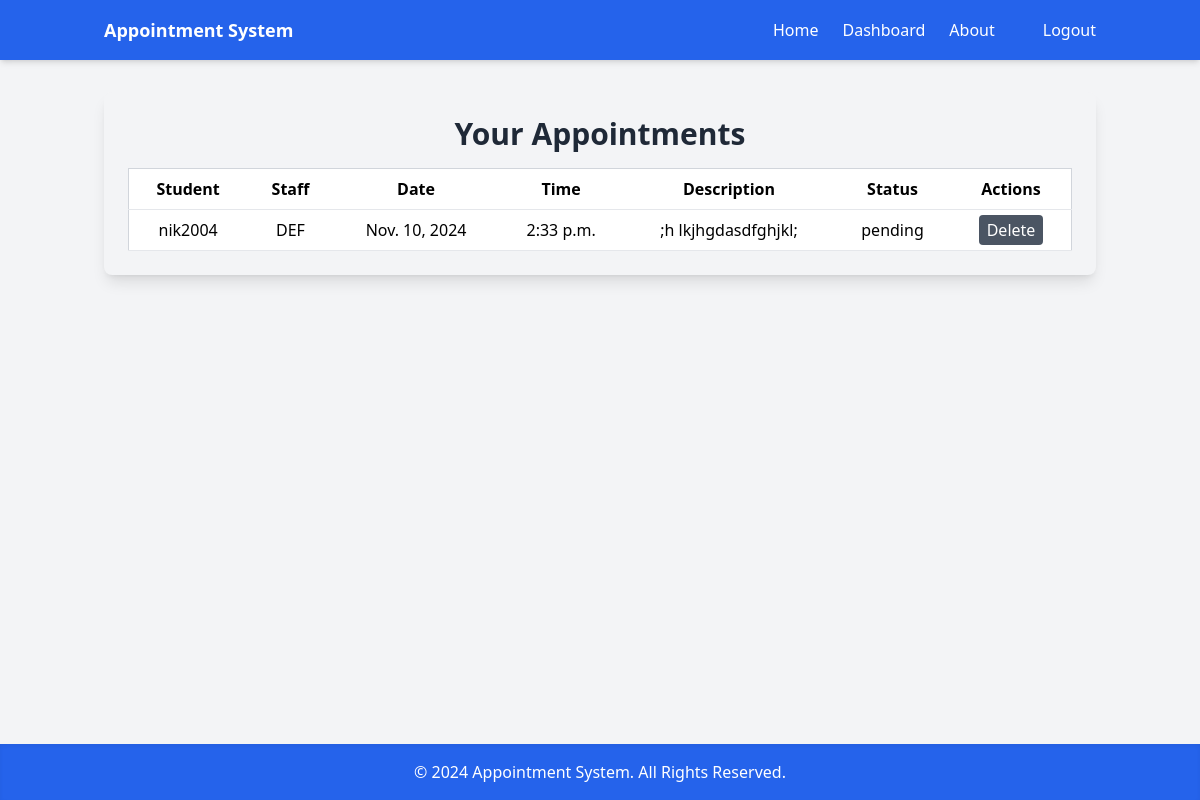
Before: /appointments/view/ (signed in) with the older database file.
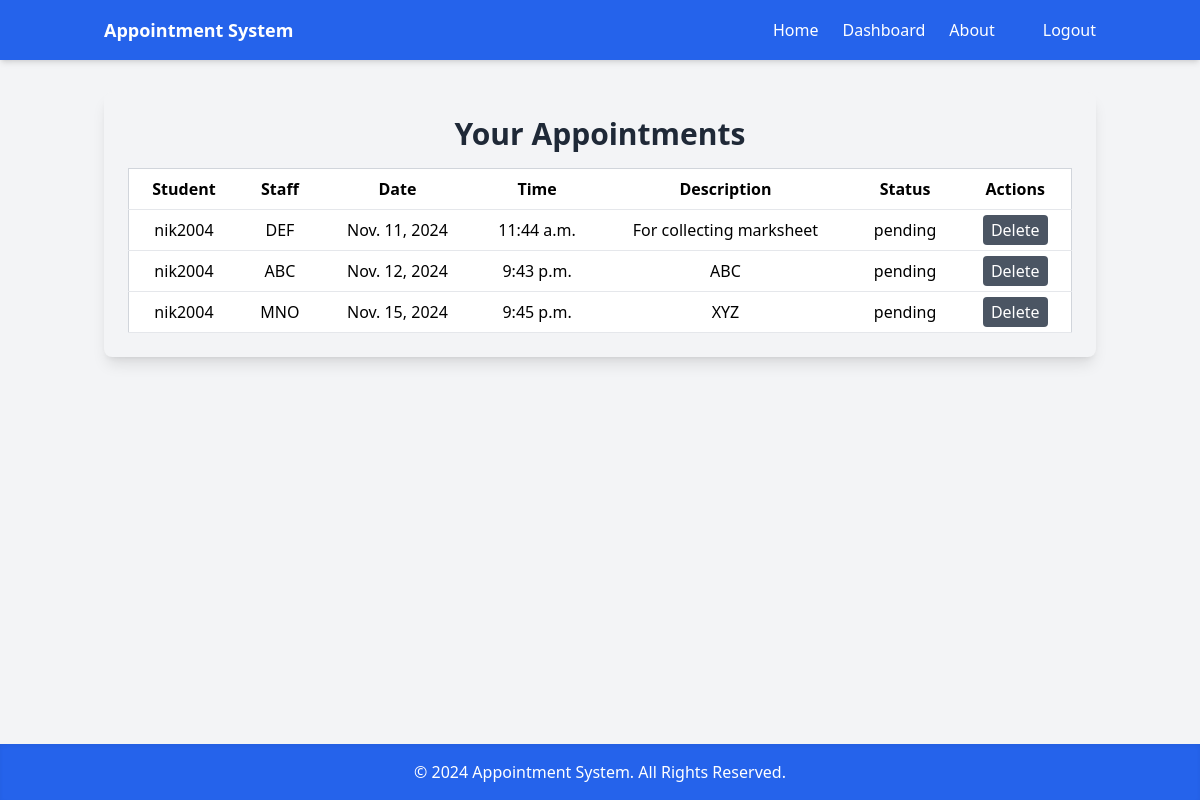
After: the same page with the newer database file.
### appointments/models.py (models this page shows, shortened)
class Appointment(models.Model):
    STATUS_CHOICES = [
        ('pending', 'Pending'),
        ('confirmed', 'Confirmed'),
        ('canceled', 'Canceled'),
        ('completed', 'Completed'),
    ]
    student = models.ForeignKey(User, on_delete=models.CASCADE, related_name='appointments')
    staff = models.ForeignKey('Staff', on_delete=models.CASCADE, related_name='staff_appointments')
    appointment_date = models.DateField()
    appointment_time = models.TimeField()
    description = models.TextField(blank=True, null=True)
    status = models.CharField(max_length=20, choices=STATUS_CHOICES, default='pending')
    class Meta:
        unique_together = (('student', 'staff', 'appointment_date', 'appointment_time'),)

class Staff(models.Model):
    user = models.OneToOneField(User, on_delete=models.CASCADE)
    name = models.CharField(max_length=100)
    department = models.CharField(max_length=100)
    email = models.EmailField(unique=True)
    phone_number = models.CharField(max_length=15, null=True, blank=True)

### appointments/views/appointments.py (the view)
# urls.py: path('view/', view_appointments, name='view_appointments'),
@login_required
def view_appointments(request):
    if request.user.is_staff:
        try:
            staff = Staff.objects.get(user=request.user)
            appointments = Appointment.objects.filter(staff=staff)
        except Staff.DoesNotExist:
            appointments = []  # Handle case where the staff object doesn't exist
    else:
        appointments = Appointment.objects.filter(student=request.user)
    has_appointments = appointments.exists()  # Check if there are any appointments
    return render(request, 'appointments/view_appointments.html', {'appointments': appointments, 'has_appointments': has_appointments})

### appointments/templates/appointments/view_appointments.html (shortened to what this page needs)
{% extends 'appointments/base.html' %}
{% block link3 %}
<a href="{% url 'logout' %}" class="hover:underline">Logout</a>
{% endblock %}
{% block content %}
<div class="container mx-auto p-6 bg-gray-100 rounded-lg shadow-lg">
    <h1 class="text-3xl font-bold mb-4 text-center text-gray-800">Your Appointments</h1>
    {% if appointments %}
        <div class="overflow-x-auto text-center">
            <table class="min-w-full bg-white border border-gray-300">
                <thead>
                    <tr>
                        <th class="py-2 px-4 border-b">Student</th>
                        <th class="py-2 px-4 border-b">Staff</th>
                        <th class="py-2 px-4 border-b">Date</th>
                        <th class="py-2 px-4 border-b">Time</th>
                        <th class="py-2 px-4 border-b">Description</th>
                        <th class="py-2 px-4 border-b">Status</th>
                        <th class="py-2 px-4 border-b">Actions</th>
                    </tr>
                </thead>
                <tbody>
                    {% for appointment in appointments %}
                    <tr class="hover:bg-gray-100">
                        <td class="py-2 px-4 border-b">{{ appointment.student.username }}</td>
                        <td class="py-2 px-4 border-b">{{ appointment.staff.name }}</td>
                        <td class="py-2 px-4 border-b">{{ appointment.appointment_date }}</td>
                        <td class="py-2 px-4 border-b">{{ appointment.appointment_time }}</td>
                        <td class="py-2 px-4 border-b">{{ appointment.description }}</td>
                        <td class="py-2 px-4 border-b">{{ appointment.status }}</td>
                        <td class="py-2 px-4 border-b">
                            <a href="{% url 'delete_appointment' appointment.id %}" class="bg-gray-600 text-white px-2 py-1 rounded hover:bg-gray-700 transition">Delete</a>
                        </td>
                    </tr>
                    {% endfor %}
                </tbody>
            </table>
        </div>
    {% else %}
        <p class="text-center text-gray-500">No appointments found.</p>
    {% endif %}
</div>
{% endblock %}

### appointments/templates/appointments/base.html (shortened to what this page needs)
{% load static %}
{% load crispy_forms_tags %}
<!DOCTYPE html>
<html lang="en">
<head>
    <link href="{% static 'appointments/tailwind-output.css' %}" rel="stylesheet">
</head>
<body class="bg-gray-100 flex  flex-col min-h-screen">
    <header class="bg-blue-600 text-white py-4 shadow-md">
        <div class="container mx-auto px-4">
            <nav class="flex justify-between items-center">
                <div class="text-lg font-semibold">
                    <a href="{% url 'home' %}" class="hover:text-blue-300">Appointment System</a>
                </div>
                <ul class="flex gap-6">
                    <li><a href="{% url 'home' %}" class="hover:text-blue-300">Home</a></li>
                    <li><a href="{% url 'dashboard' %}" class="hover:text-blue-300">Dashboard</a></li>
                    <li>{% block link1 %}<a href="#" class="hover:text-blue-300">About</a>{% endblock %}</li>
                    <li>{% block link3 %}<a href="{% url 'login' %}" class="hover:text-blue-300">Login</a>{% endblock %}</li>
                </ul>
            </nav>
        </div>
    </header>
    <main class="container mx-auto px-4 py-8 flex-grow">
        {% block content %}
        {% endblock %}
    </main>
    <footer class="bg-blue-600 text-white py-4 mt-auto shadow-inner">
        <div class="container mx-auto px-4 text-center">
            <p>&copy; 2024 Appointment System. All Rights Reserved.</p>
        </div>
    </footer>
</body>
</html>

Changed rows visible on the page:
removed Appointment: student.username "nik2004", staff.name "DEF", appointment_date "Nov. 10, 2024", appointment_time "2:33 p.m.", description ";h lkjhgdasdfghjkl;", status "pending"
added Appointment: student.username "nik2004", staff.name "DEF", appointment_date "Nov. 11, 2024", appointment_time "11:44 a.m.", description "For collecting marksheet", status "pending"
added Appointment: student.username "nik2004", staff.name "ABC", appointment_date "Nov. 12, 2024", appointment_time "9:43 p.m.", description "ABC", status "pending"
added Appointment: student.username "nik2004", staff.name "MNO", appointment_date "Nov. 15, 2024", appointment_time "9:45 p.m.", description "XYZ", status "pending"
